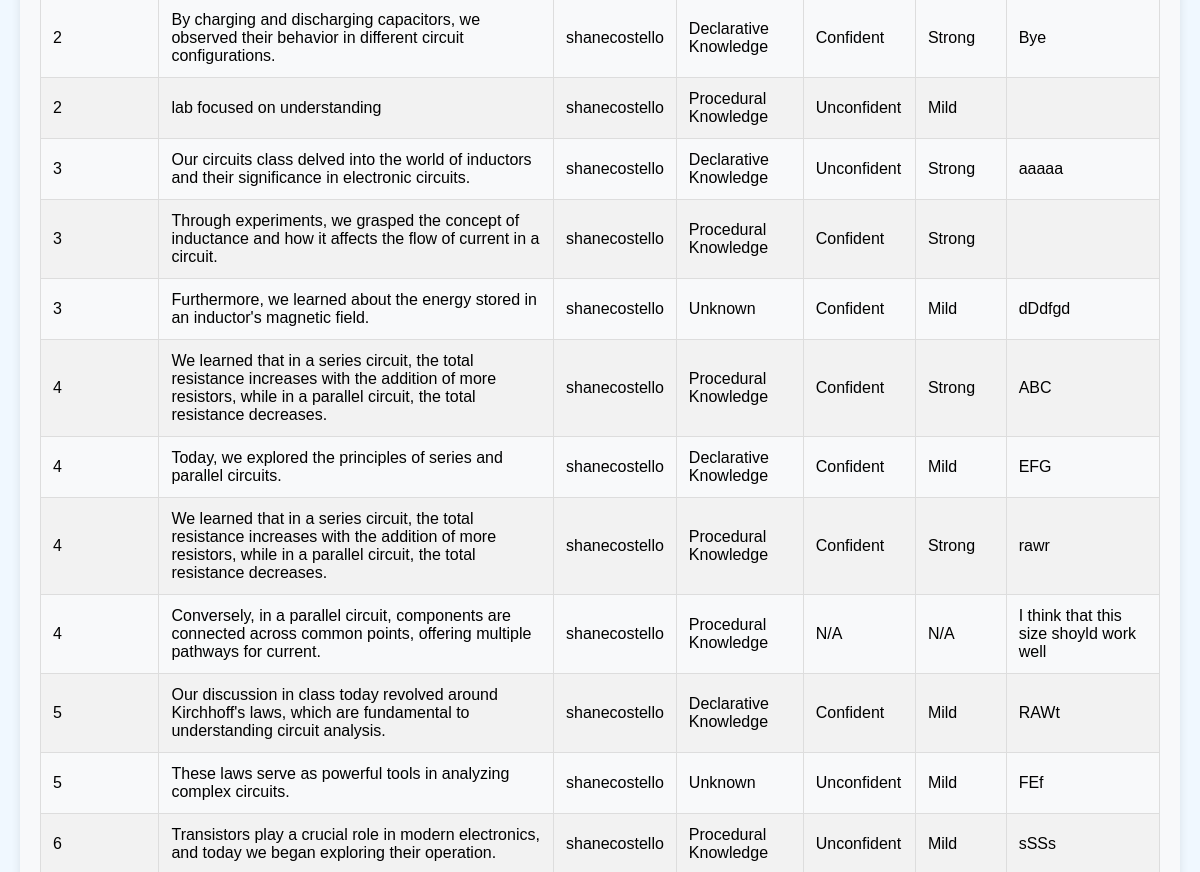
Before: /report/ (signed in, middle part) with the older database file.
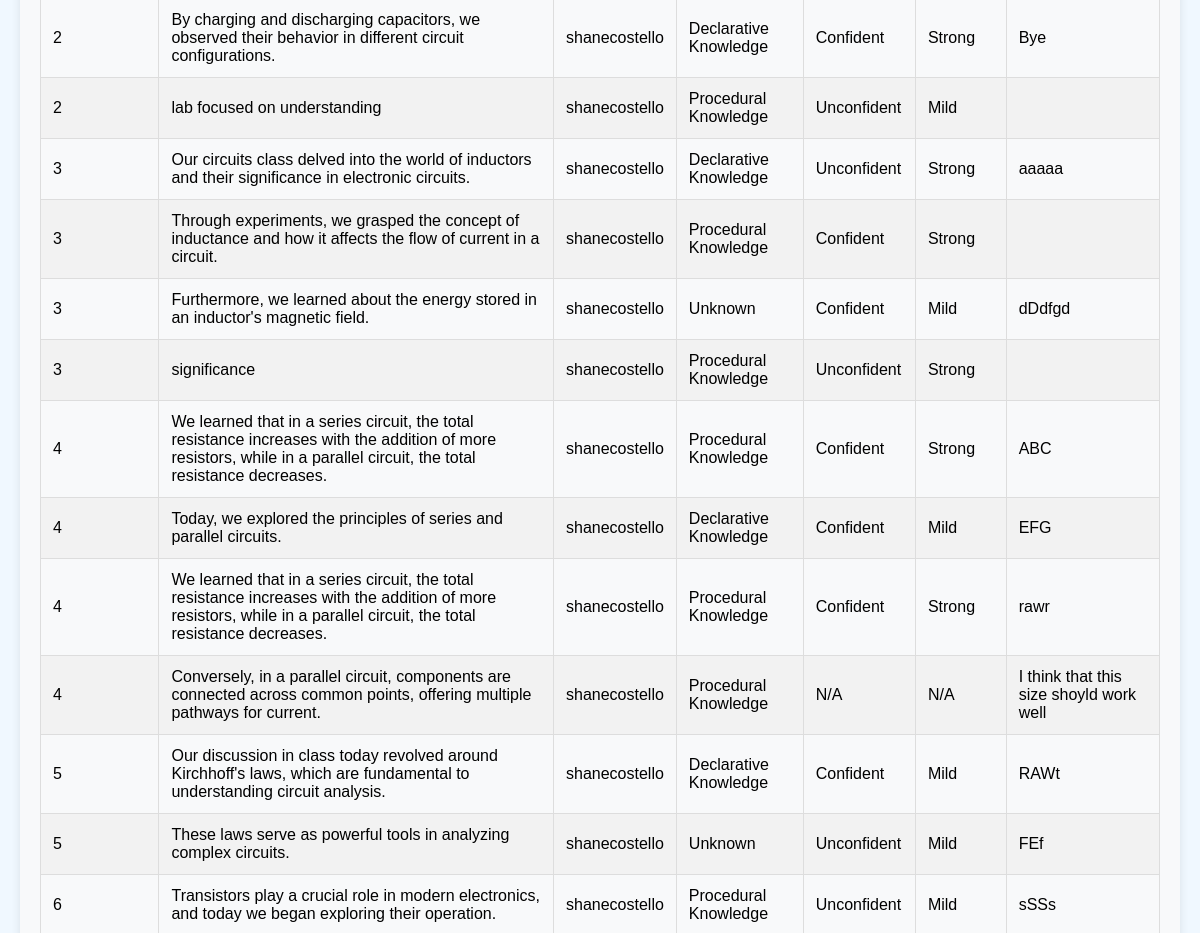
After: the same page with the newer database file.
### app/models.py (models this page shows, shortened)
class StudentResponse(models.Model):
    response = models.TextField()
    expert_responses = models.ManyToManyField('ExpertResponse', blank=True)

class ExpertResponse(models.Model):
    user = models.ForeignKey('User', on_delete=models.CASCADE, null=True)
    sentence = models.TextField(default='')
    knowledge = models.TextField(default='')
    confidence = models.TextField(default='')
    strength = models.TextField(default='')
    comments = models.TextField(default='')

class User(AbstractUser):
    current_response = models.ForeignKey('StudentResponse', on_delete=models.SET_NULL, null=True, blank=True)

### app/views.py (the view)
# urls.py: path('report/', report, name='report'),
def report(request):
    if not request.user.is_superuser:
        return HttpResponseForbidden("You do not have permission to access this page.")
    data = StudentResponse.objects.all().prefetch_related('expert_responses')
    return render(request, 'report.html', {'data': data})

### templates/report.html (shortened to what this page needs)
<!DOCTYPE html>
<html lang="en">
<head>
</head>
<br><br><br><br>
<body>
    <div class="container">
        <table>
            {% for entry in data %}
                {% for review in entry.expert_responses.all %}
                    <tr>
                        <td> {{ entry.id }} </td>
                        <td> {{ review.sentence }} </td>
                        <td> {{ review.user }} </td>
                        <td> {{ review.knowledge }} </td>
                        <td> {{ review.confidence }} </td>
                        <td> {{ review.strength }} </td>
                        <td> {{ review.comments }} </td>
                    </tr>
                {% endfor %}
            {% endfor %}
        </table>
    </div>
</body>
</html>

Changed rows visible on the page:
added ExpertResponse: {{ entry.id }} "3", sentence "significance", user "shanecostello", knowledge "Procedural Knowledge", confidence "Unconfident", strength "Strong", shown under StudentResponse id 3
